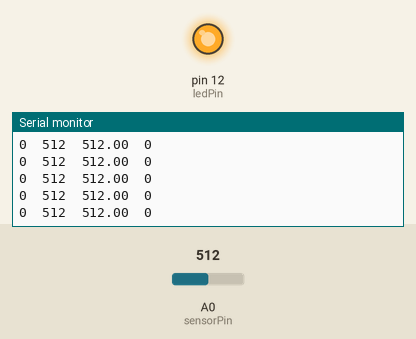
The sketch below on a simulated Arduino Uno, built with avr-gcc and run on an emulated ATmega328P. On the bench: output pins drawn as LEDs (lit = HIGH), the last lines printed to the serial monitor. The inputs (shaded band) are chosen by the test bench; at power-on: A0 (sensorPin) = 512.

Above: at 11.3 s.
11.4 s: A0 (sensorPin) set to 984
At 12.4 s:
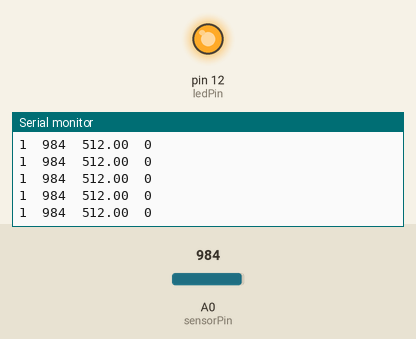
12.9 s: A0 (sensorPin) set to 1007
At 13.7 s:
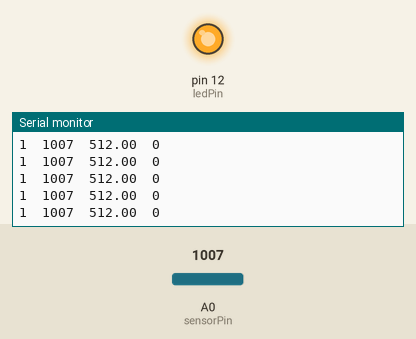
Timing chart, 0 to 15.9 s (numbered marks = the images above; inputs shaded):
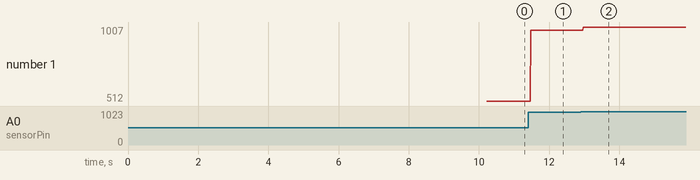

The sketch:

Speedometer.ino
```cpp
/****************************************************************************

                                                Jose Jorge Jimenez-Olivas
                                                August 1, 2018

                            Speedometer

File Name:       Speedometer.ino
Description:     With a white strip of paper, a photoresister, and an
                 LED, a speedometer can be easily implemented using
                 statistical testing. the first seconds of the program
                 will be used to collect data and calculate the standard
                 deviation and the mean. Ensure that the respective wheel
                 is rotating for a positively skewed mean
                 (skewed mean compaered to a mean from a non-rotating wheel)
****************************************************************************/
#define SAMPLE_SIZE 100
#define SIGNIFICANT_SCORE 0.01  /* Number of Standard Deviations from the Mean */

void populateData( int *, int, const int );
double getAverage( int *, int );
double getStanDev( int *, int, double );

const int sensorPin = A0;        /* photoresister pin */
const int ledPin = 12;           /* led to help cut noise from data */

int data[ SAMPLE_SIZE ] = { 0 }; /* sample of data from wheel turning */
double average = 0;              /* average value from data */
double stanDev = 0;              /* standard deviation from data */
boolean reading = true;          /* ready for white line to pass */
unsigned long previousMillis = 0;/* used for calculating time without delays */
long revolutions = 0;            /* revoultions of wheel */
long maxRPM = 0;                 /* max rpm in duration of program */

long temp = 0; //TODO
int prevLight = 0;

void setup() {
  Serial.begin( 9600 );
  pinMode( sensorPin, INPUT );
  pinMode( ledPin, OUTPUT );

  delay( 100 );
  digitalWrite( ledPin, HIGH );

  populateData( data, SAMPLE_SIZE, sensorPin );
  average = getAverage( data, SAMPLE_SIZE );
  stanDev = getStanDev( data, SAMPLE_SIZE, average );

  Serial.print( "Average: " );
  Serial.println( average );
  Serial.print( "Standard Deviation: " );
  Serial.println( stanDev );

}

void loop() {

  int currLight = analogRead( sensorPin );

  /* Noise Control -- avoid currLight to bounce between two adjacent values */
  ( abs(currLight - prevLight) > 1 ) ? prevLight = currLight : currLight = prevLight;

  double Z_Score = (currLight - average) / stanDev;
  long rpm;

  if( reading && Z_Score > SIGNIFICANT_SCORE ) {
    /* 1 revolution noted, beginning of peak */
    revolutions++;
    temp++;
    reading = false;
  }
  else if( !reading && Z_Score <= SIGNIFICANT_SCORE) {
    /* peak fell below Z_Score threshold */
    reading = true;
  }

  unsigned long currentMillis = millis();
  if( revolutions ) {
    /* revolutions per minute */
    double dt = currentMillis - previousMillis;
    dt = dt * (1.0 / 1000);// * ( 1.0 / 60);
    //Serial.print( "delta time: " );
    //Serial.println( dt );
    rpm = revolutions / dt;
    //Serial.print( "rpm: " );
    //Serial.println( rpm );
    previousMillis = currentMillis;
    revolutions = 0;

    if( rpm > maxRPM ) {
      /* new max */
      maxRPM = rpm;
    }
  }

    Serial.print( /*revolutions*/ temp );
    Serial.print( "\t" );
    //Serial.print( "Y: " );
    Serial.print( currLight );
    Serial.print( "\t" );
    Serial.print( average + SIGNIFICANT_SCORE * stanDev );
    Serial.print( "\t" );
    Serial.println( rpm );


}

/***************************************************************************
% Routine Name : populateData
% File :         Speedometer.ino
% Parameters:    data      -- array of to be filled with sensorPin readings
%                dataSize  -- size of array data
%                sensorPin -- sensor to be retrieving data from
% Description :  read data from sensorPin and fill array "data" with
%                raw readings
% Return:        Nothing
***************************************************************************/
void populateData( int * data, int dataSize, const int sensorPin ) {
  long lightValue = 0; /* data from sensor pin */

  delay( 50 );

  for( int index = 0; index < dataSize; index++ ) {
    /* reading data */
    lightValue = analogRead( sensorPin );
    Serial.println( lightValue );
    data[ index ] = lightValue;
    delay( 100 ); /* allow delay for more representative data sample */
  }

}

/***************************************************************************
% Routine Name : getAverage
% File :         Speedometer.ino
% Parameters:    data     -- an array of integer data
%                dataSize -- size of data array
% Description :  Get the mean of the data set "data"
% Return:        The calculated average value in the data array
***************************************************************************/
double getAverage( int * data, int dataSize ) {
  long total = 0;      /* .sum of data element values */
  long lightValue = 0; /* new data element */

  for( int index = 0; index < dataSize; index++ ) {
    /* sum for total */
    total += data[ index ];
  }

  return total / dataSize;
}

/***************************************************************************
% Routine Name : getStanDev
% File :         Speedometer.ino
% Parameters:    data     -- set of data points
%                dataSize -- size of data array
%                average  -- average value from the data set
% Description :  Calculates the standard deviation of the set of data
% Return:        Standard deviation of data
***************************************************************************/
double getStanDev( int * data, int dataSize, double average ) {
  long  deviations = 0; /* data point deviations */

  for( int index = 0; index < dataSize; index++ ) {
    /* treat all points equally */
    deviations += sq( data[index] - average );
  }

  /* unbiased sample size hence (dataSize - 1) */
  return sqrt( deviations / (dataSize - 1) );
}
```

Measured:
- after the input at 11.4 s, the serial monitor: prints a new line after 0.08 s (image 1)
- after the input at 12.9 s, the serial monitor: prints a new line after 0.07 s (image 2)
- plotted number 1: 512 → 984 after the input at 11.4 s, 984 → 1007 after the input at 12.9 s
